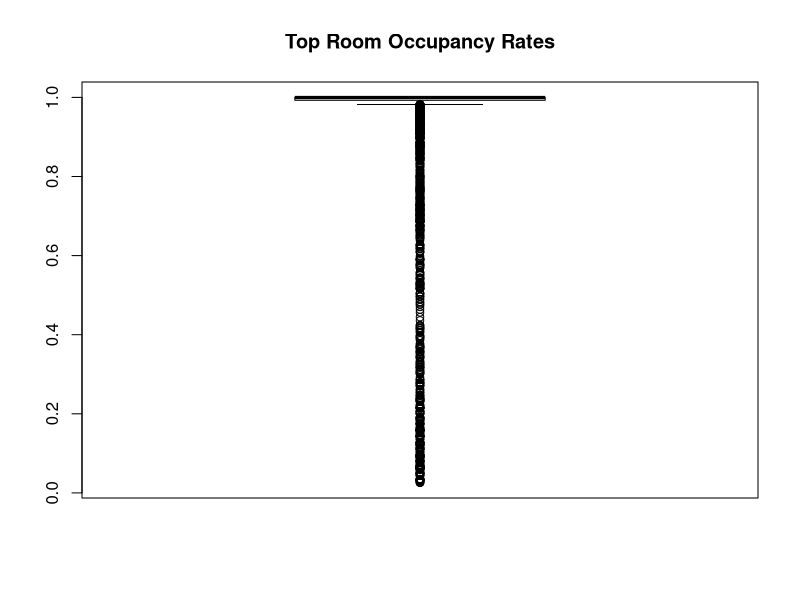
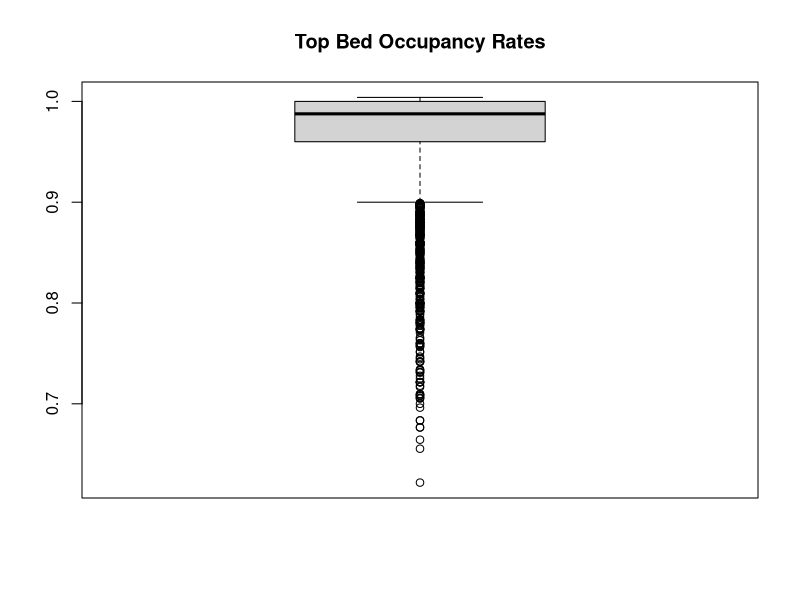
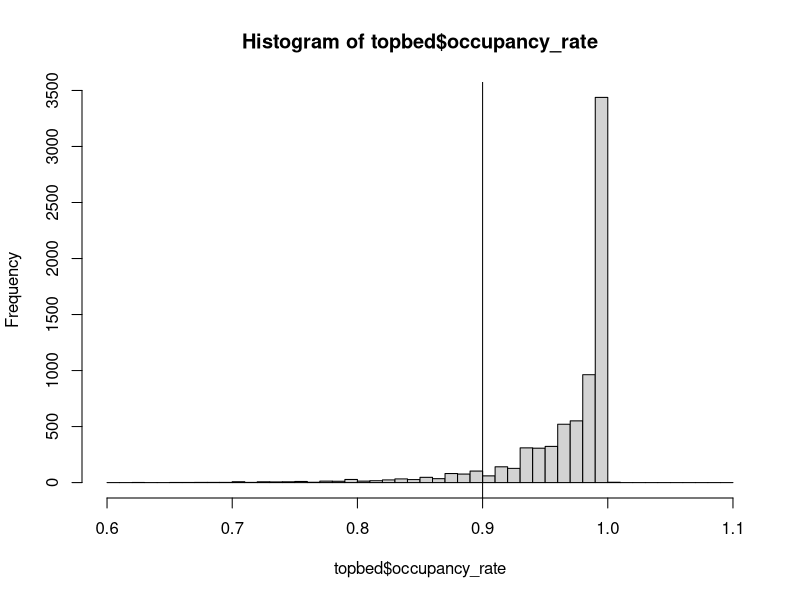
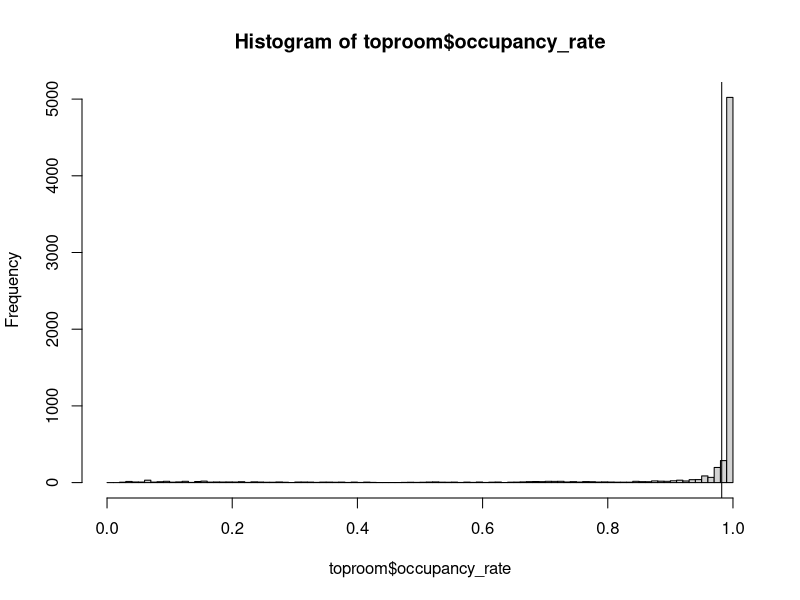
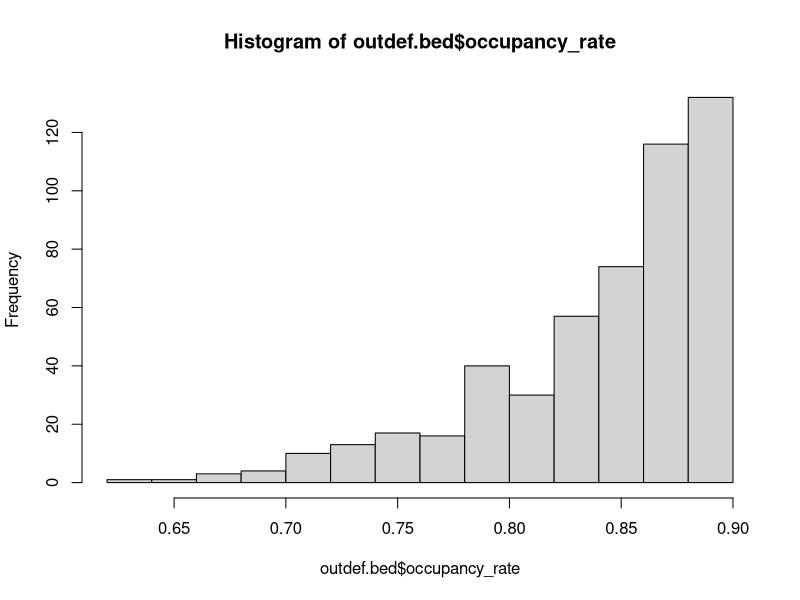
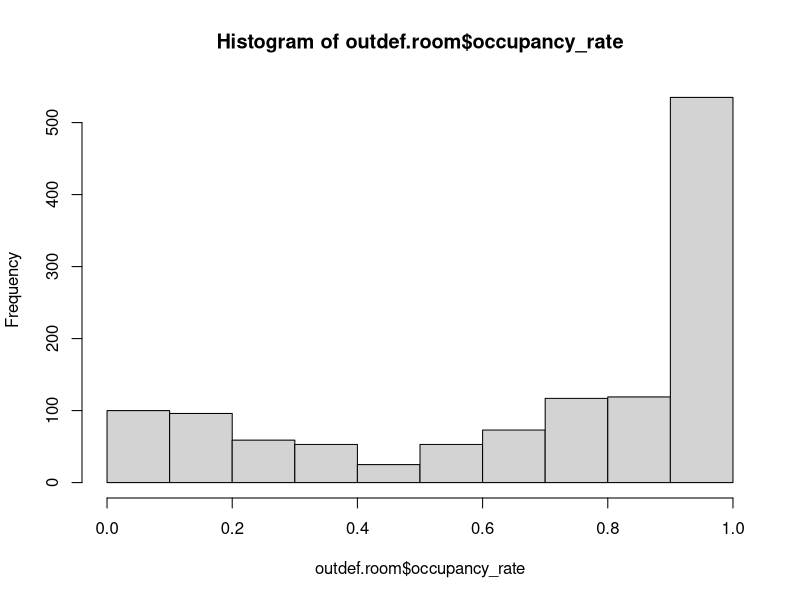
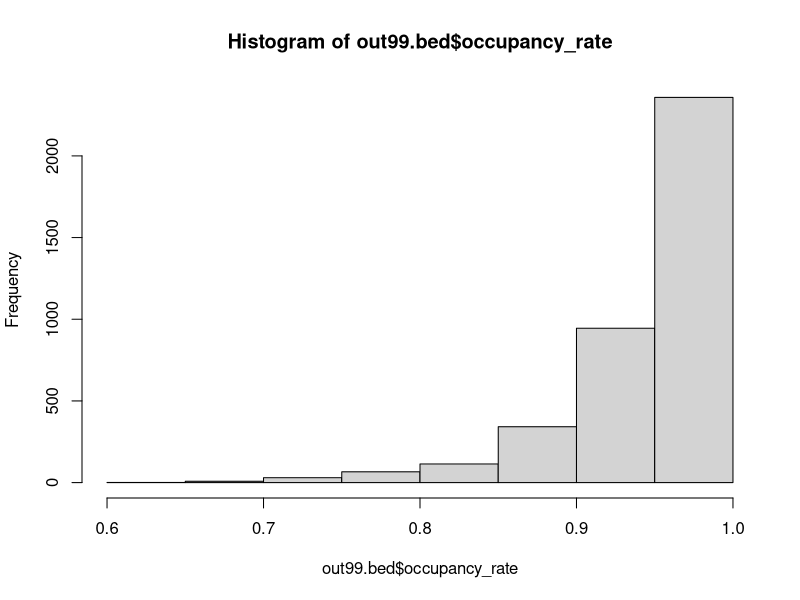
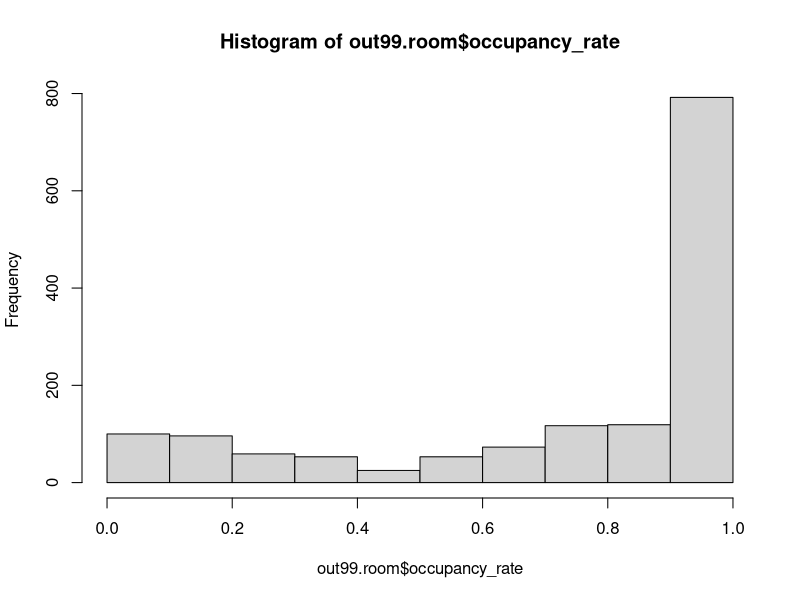

R code for these plots, in order:
## ---- chunk 1
knitr::opts_chunk$set(echo = TRUE)
## ---- chunk 2
library(tidyverse)
## ---- chunk 3
topbed <- read.csv("top_5_bed_based_shelters.csv")
toproom <- read.csv("top_5_room_based_shelters.csv")

topbed$OCCUPANCY_DATE <- as.Date(topbed$OCCUPANCY_DATE)
toproom$OCCUPANCY_DATE <- as.Date(toproom$OCCUPANCY_DATE)
## ---- chunk 4
#boxplot(toproom$occupancy_rate, ylim=c(0.95, 1))
boxplot(toproom$occupancy_rate, main="Top Room Occupancy Rates")
boxplot(topbed$occupancy_rate, main="Top Bed Occupancy Rates")
## ---- chunk 5
# add lines to show Q1 - 1.5*IQR ie. boundary for where outliers begin
q3.bed <- quantile(topbed$occupancy_rate, .75)
q1.bed <- quantile(topbed$occupancy_rate, .25)
q3.room <- quantile(toproom$occupancy_rate, .75)
q1.room <- quantile(toproom$occupancy_rate, .25)

ol.bed <- q1.bed - 1.5*(q3.bed - q1.bed)
ol.room <- q1.room - 1.5*(q3.room - q1.room) 


bks <- seq(0, 1, by=.01)
# top bed
hist(topbed$occupancy_rate, breaks= seq(.6, 1.1, .01))
abline(v=ol.bed)
# top room
hist(toproom$occupancy_rate, breaks=bks)
abline(v=ol.room)

# histogram plot by shelter (par the graphics here)

# plot everything except 100% 
## ---- chunk 6

# keep only the outliers

# by default cutoff
outdef.bed <- topbed %>% select(OCCUPANCY_DATE, occupancy_rate) %>% 
  filter(occupancy_rate <= ol.bed)

outdef.room <- toproom %>% select(OCCUPANCY_DATE, occupancy_rate) %>% 
  filter(occupancy_rate <= ol.room)


# with cutoff at 99%
out99.bed <- topbed %>% select(OCCUPANCY_DATE, occupancy_rate) %>% 
  filter(occupancy_rate <= .99)

out99.room <- toproom %>% select(OCCUPANCY_DATE, occupancy_rate) %>% 
  filter(occupancy_rate <= .99)


# with cutoff where it flattens out
outflat.bed <- topbed %>% select(OCCUPANCY_DATE, occupancy_rate) %>% 
  filter(occupancy_rate <= .93)

outflat.room <- toproom %>% select(OCCUPANCY_DATE, occupancy_rate) %>% 
  filter(occupancy_rate <= .97)
## ---- chunk 7
#par(mfrow=c(3,2))
hist(outdef.bed$occupancy_rate)
hist(outdef.room$occupancy_rate)
hist(out99.bed$occupancy_rate)
hist(out99.room$occupancy_rate)
hist(outflat.bed$occupancy_rate)
hist(outflat.room$occupancy_rate)
## ---- chunk 8
ts.plot(outdef.bed$occupancy_rate)
plot(outdef.room$OCCUPANCY_DATE, outdef.room$occupancy_rate, pch=20)
points(outdef.bed$OCCUPANCY_DATE, outdef.bed$occupancy_rate, pch=20, col="red")

plot(out99.room$OCCUPANCY_DATE, out99.room$occupancy_rate, pch=20)
points(out99.bed$OCCUPANCY_DATE, out99.bed$occupancy_rate, pch=20, col="red")

plot(outflat.room$OCCUPANCY_DATE, outflat.room$occupancy_rate, pch=20)
points(outflat.bed$OCCUPANCY_DATE, outflat.bed$occupancy_rate, pch=20, col="red")
## ---- chunk 9

